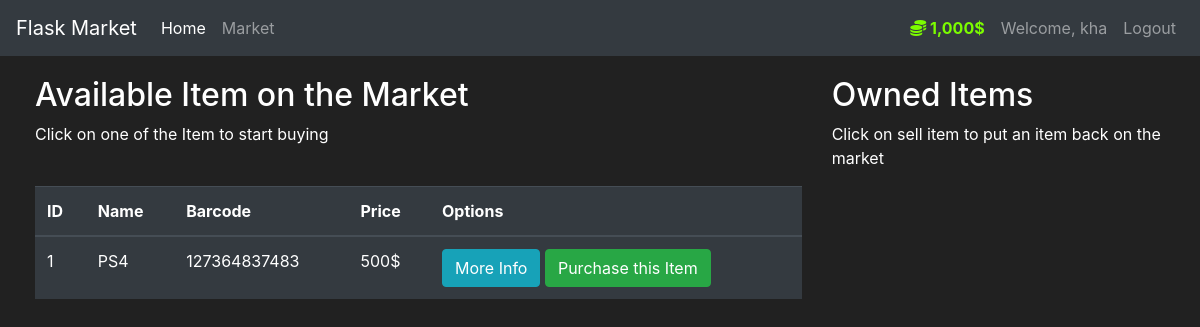
The app's page /market (signed in) with its own data.
### market/models.py (models this page shows, shortened)
class User(db.Model, UserMixin):
    id = db.Column(db.Integer(), primary_key=True)
    username = db.Column(db.String(length=30), unique=True, nullable=False)
    email_address = db.Column(db.String(length=50),
                              unique=True, nullable=False)
    password_hash = db.Column(db.String(length=60), nullable=False)
    budget = db.Column(db.Integer(), nullable=False,  default=1000)
    items = db.relationship('Item', backref='owned_user', lazy=True)
    @property
    def prettier_budget(self):
        if len(str(self.budget)) >= 4:
            return f'{str(self.budget)[:-3]},{str(self.budget)[-3:]}$'
        else:
            return f'{self.budget}$'
    @property
    def password(self):
        return self.password

class Item(db.Model):
    id = db.Column(db.Integer(), primary_key=True)
    name = db.Column(db.String(length=30), nullable=False, unique=True)
    price = db.Column(db.Integer(), nullable=False, )
    barcode = db.Column(db.String(length=12), nullable=False, unique=True)
    description = db.Column(db.String(length=1024),
                            nullable=False, unique=True)
    owner = db.Column(db.Integer(), db.ForeignKey('user.id'))

### market/routes.py (the view, shortened to what this page needs)
@app.route('/market', methods=['GET', 'POST'])
@login_required
def market_page():
    purchase_form = PurchaseItemForm()
    selling_form = SellItemForm()
    if request.method == "GET":
        items = Item.query.filter_by(owner=None)
        owned_items = Item.query.filter_by(owner=current_user.id)
        return render_template('market.html', items=items, purchase_form=purchase_form, owned_items=owned_items, selling_form=selling_form)

### market/models.py (called while the page is built)
@login_manager.user_loader
def load_user(user_id):
    return User.query.get(int(user_id))

### market/templates/market.html (shortened to what this page needs)
{% extends 'base.html' %}
{% block content %}
<div class="row" style="margin-top: 20px; margin-left: 20px;">
	<div class="col-8">
		<h2> Available Item on the Market </h2>
		<p>Click on one of the Item to start buying </p>
		<br>
		<table class="table table-hover table-dark">
			<thead>
				<tr>
					<th scope="col">ID</th>
					<th scope="col">Name</th>
					<th scope="col">Barcode</th>
					<th scope="col">Price</th>
					<th scope="col">Options</th>
				</tr>
			</thead>
			<tbody>
				{% for item in items %}
				<tr>
					<td>{{ item.id }}</td>
					<td>{{ item.name }}</td>
					<td>{{ item.barcode }}</td>
					<td>{{ item.price }}$</td>
					<td>
						<button class="btn btn-outline btn-info" data-toggle="modal" data-target="#Modal-MoreInfo-{{ item.id }}">More Info</button>
						<button class="btn btn-outline btn-success" data-toggle="modal" data-target="#Modal-PurchaseConfirm-{{item.id}}">Purchase this
							Item</button>
					</td>
				</tr>
				{% endfor %}
			</tbody>
		</table>
	</div>
	<div class="col-4">
		<h2> Owned Items </h2>
		<p>Click on sell item to put an item back on the market </p>
		<br>
	</div>
</div>
{% endblock %}

### market/templates/base.html (shortened to what this page needs)
<!doctype html>
<html lang="en">
   <head>
      <link rel="stylesheet" href="https://cdn.jsdelivr.net/npm/bootstrap@4.5.3/dist/css/bootstrap.min.css">
   </head>
   <body>
    <nav class="navbar navbar-expand-md navbar-dark bg-dark">
      <a class="navbar-brand" href="#">Flask Market</a>
      <div class="collapse navbar-collapse" id="navbarNav">
        <ul class="navbar-nav mr-auto">
            <li class="nav-item active">
                <a class="nav-link" href="{{ url_for('home_page') }}">Home <span class="sr-only">(current)</span></a>
            </li>
            <li class="nav-item">
                <a class="nav-link" href="{{ url_for('market_page') }}">Market</a>
            </li>
        </ul>
        {% if current_user.is_authenticated %}
          <ul class="navbar-nav">
            <li class="nav-item">
                <a class="nav-link" style="color: lawngreen; font-weight: bold">
                	<i class="fas fa-coins"></i>
                	{{current_user.prettier_budget}}
                </a>
            </li>
            <li class="nav-item">
                <a class="nav-link">Welcome, {{current_user.username}}</a>
            </li>
            <li class="nav-item">
                <a class="nav-link" href="{{ url_for('logout_page') }}">Logout</a>
            </li>
        </ul>
        {% endif %}
      </div>
    </nav>
		{% block content %}
	    {% endblock %}
   </body>
</html>

### market/templates/base.html (style rules this page uses)
body { background-color: #212121; color: white }

### records on screen
User: prettier_budget "1,000$", username "kha"
Item: id "1", name "PS4", barcode "127364837483", price "500"
